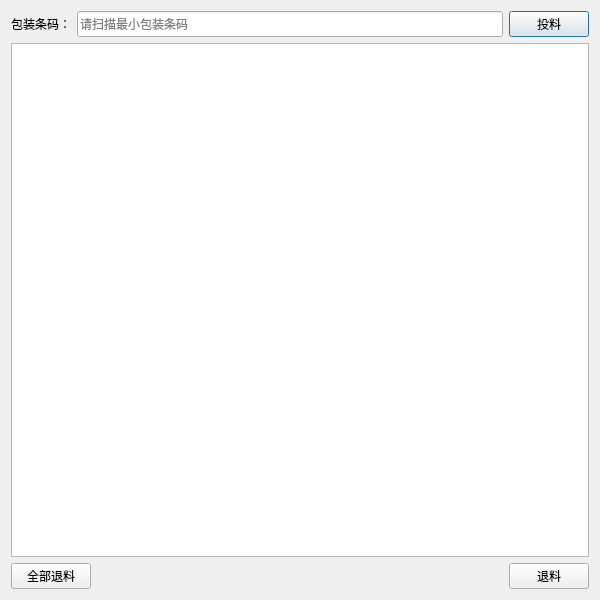
<?xml version="1.0" encoding="UTF-8"?>
<ui version="4.0">
 <class>DialogLogisticsFeed</class>
 <widget class="QDialog" name="DialogLogisticsFeed">
  <property name="geometry">
   <rect>
    <x>0</x>
    <y>0</y>
    <width>600</width>
    <height>600</height>
   </rect>
  </property>
  <property name="windowTitle">
   <string>Dialog</string>
  </property>
  <layout class="QVBoxLayout" name="verticalLayout">
   <item>
    <layout class="QHBoxLayout" name="horizontalLayout">
     <item>
      <widget class="QLabel" name="labelPackageBarcode">
       <property name="minimumSize">
        <size>
         <width>0</width>
         <height>26</height>
        </size>
       </property>
       <property name="text">
        <string>包装条码：</string>
       </property>
      </widget>
     </item>
     <item>
      <widget class="QLineEdit" name="editPackageBarcode">
       <property name="minimumSize">
        <size>
         <width>0</width>
         <height>26</height>
        </size>
       </property>
       <property name="placeholderText">
        <string>请扫描最小包装条码</string>
       </property>
       <property name="clearButtonEnabled">
        <bool>true</bool>
       </property>
      </widget>
     </item>
     <item>
      <widget class="QPushButton" name="buttonFeed">
       <property name="minimumSize">
        <size>
         <width>80</width>
         <height>26</height>
        </size>
       </property>
       <property name="text">
        <string>投料</string>
       </property>
       <property name="icon">
        <iconset resource="../PCS.qrc">
         <normaloff>:/images/pngs/logistics_out.png</normaloff>:/images/pngs/logistics_out.png</iconset>
       </property>
       <property name="iconSize">
        <size>
         <width>24</width>
         <height>20</height>
        </size>
       </property>
      </widget>
     </item>
    </layout>
   </item>
   <item>
    <widget class="QTableWidget" name="tableWidget"/>
   </item>
   <item>
    <layout class="QHBoxLayout" name="horizontalLayout_2">
     <item>
      <widget class="QPushButton" name="buttonReturnAll">
       <property name="minimumSize">
        <size>
         <width>80</width>
         <height>26</height>
        </size>
       </property>
       <property name="text">
        <string>全部退料</string>
       </property>
       <property name="icon">
        <iconset resource="../PCS.qrc">
         <normaloff>:/images/pngs/logistics_back.png</normaloff>:/images/pngs/logistics_back.png</iconset>
       </property>
       <property name="iconSize">
        <size>
         <width>20</width>
         <height>20</height>
        </size>
       </property>
      </widget>
     </item>
     <item>
      <spacer name="horizontalSpacer">
       <property name="orientation">
        <enum>Qt::Horizontal</enum>
       </property>
       <property name="sizeHint" stdset="0">
        <size>
         <width>40</width>
         <height>20</height>
        </size>
       </property>
      </spacer>
     </item>
     <item>
      <widget class="QPushButton" name="buttonReturn">
       <property name="minimumSize">
        <size>
         <width>80</width>
         <height>26</height>
        </size>
       </property>
       <property name="text">
        <string>退料</string>
       </property>
       <property name="icon">
        <iconset resource="../PCS.qrc">
         <normaloff>:/images/pngs/logistics_in.png</normaloff>:/images/pngs/logistics_in.png</iconset>
       </property>
       <property name="iconSize">
        <size>
         <width>20</width>
         <height>20</height>
        </size>
       </property>
      </widget>
     </item>
    </layout>
   </item>
  </layout>
 </widget>
 <tabstops>
  <tabstop>editPackageBarcode</tabstop>
  <tabstop>buttonFeed</tabstop>
  <tabstop>buttonReturn</tabstop>
  <tabstop>buttonReturnAll</tabstop>
  <tabstop>tableWidget</tabstop>
 </tabstops>
 <resources>
  <include location="../PCS.qrc"/>
 </resources>
 <connections/>
</ui>
